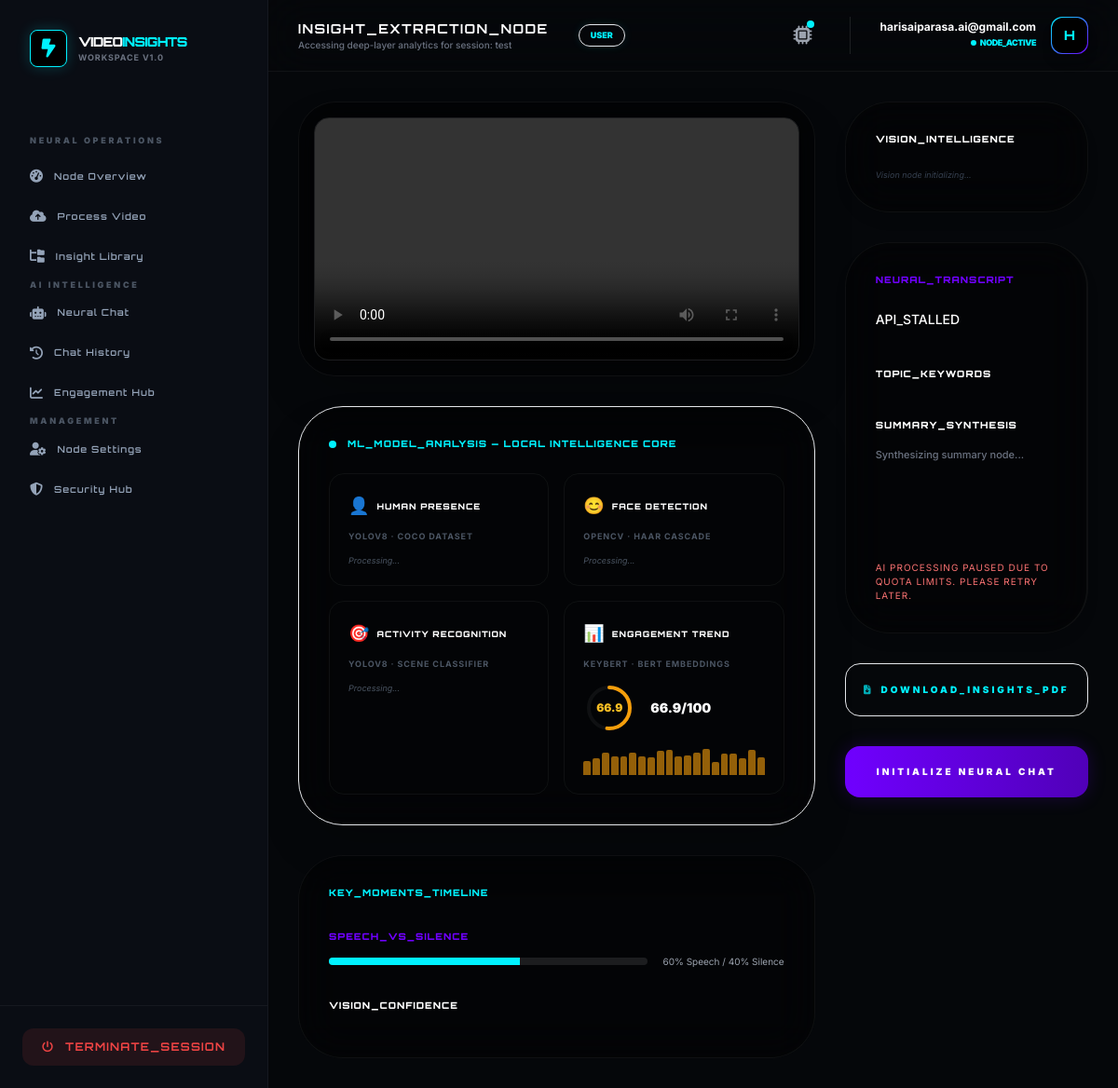
/analysis/insights/23/ (signed in), run on an earlier commit of the app's database.
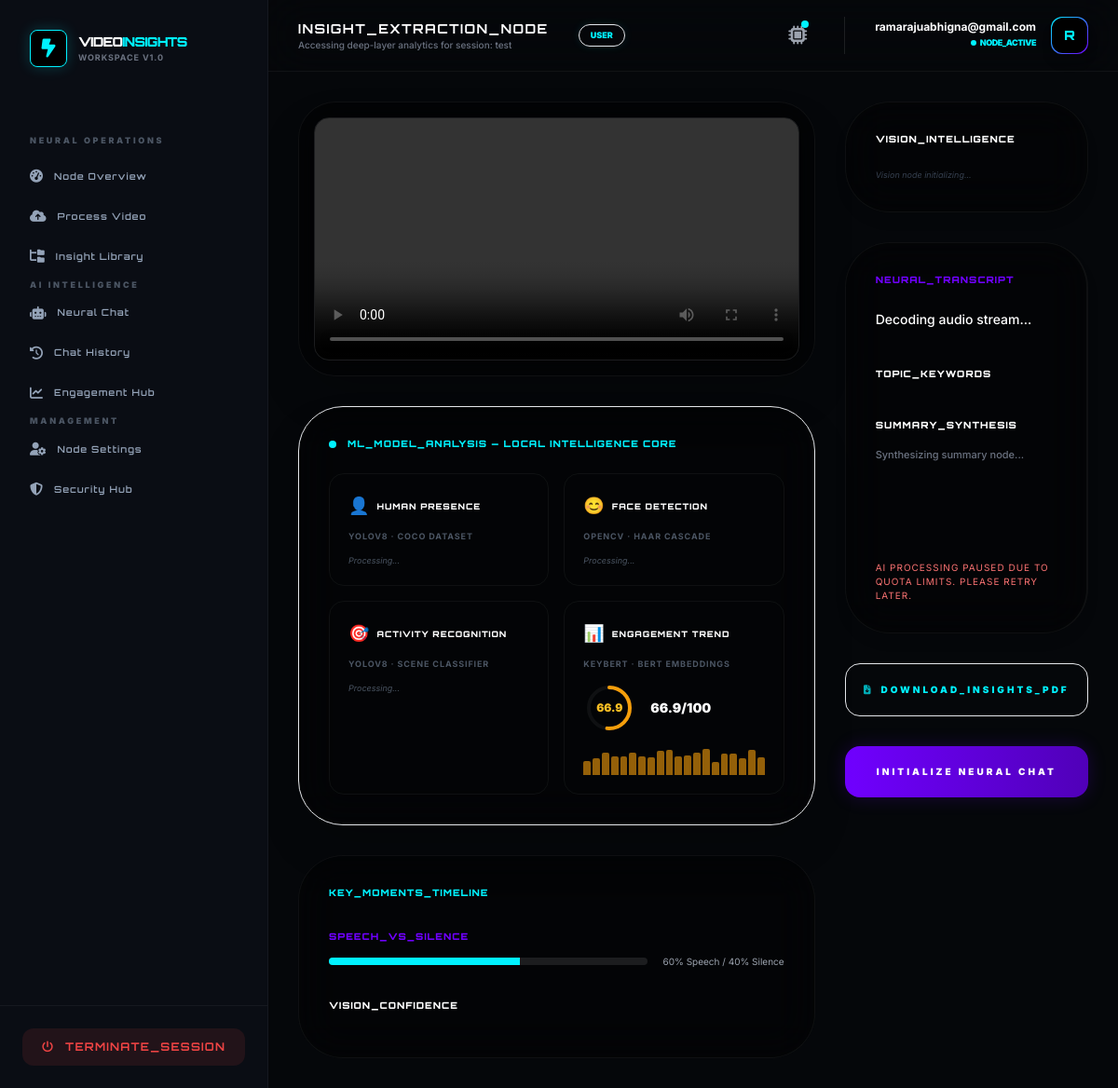
And on a later commit of the database.
### accounts/models.py (models this page shows, shortened)
class User(AbstractUser):
    username = None
    email = models.EmailField(unique=True)
    ROLE_CHOICES = (
        ('admin', 'Admin'),
        ('user', 'User'),
    )
    role = models.CharField(max_length=10, choices=ROLE_CHOICES, default='user')
    is_verified = models.BooleanField(default=False)
    login_count = models.PositiveIntegerField(default=0)
    USERNAME_FIELD = 'email'
    REQUIRED_FIELDS = []
    objects = CustomUserManager()

### videos/models.py (models this page shows)
class VideoAnalysis(models.Model):
    user = models.ForeignKey(settings.AUTH_USER_MODEL, on_delete=models.CASCADE)
    title = models.CharField(max_length=255)
    video_file = models.FileField(upload_to='videos/', null=True, blank=True)
    youtube_url = models.URLField(null=True, blank=True)
    transcript = models.TextField(null=True, blank=True)
    summary = models.TextField(null=True, blank=True)
    keywords = models.JSONField(default=list)
    engagement_data = models.JSONField(default=list, null=True, blank=True)
    objects_detected = models.JSONField(default=list)
    key_moments = models.JSONField(default=list, blank=True)
    activity_type = models.CharField(max_length=100, default="General Analysis")
    human_presence_data = models.JSONField(default=dict, null=True, blank=True)
    face_detection_data = models.JSONField(default=dict, null=True, blank=True)
    activity_ml_data = models.JSONField(default=dict, null=True, blank=True)
    ml_processed = models.BooleanField(default=False)
    created_at = models.DateTimeField(auto_now_add=True)
    ai_processed = models.BooleanField(default=False)
    ai_failed = models.BooleanField(default=False)

### analysis/views.py (the view, shortened to what this page needs)
# urls.py: path('insights/<int:pk>/', views.video_insight_detail, name='video_insight_detail'),
@login_required
def video_insight_detail(request, pk):
    video = get_object_or_404(VideoAnalysis, pk=pk)
    if not video.ai_processed and not video.ai_failed:
        try:
            if video.video_file:
                uploaded = client.files.upload(file=video.video_file.path)
                while uploaded.state == "PROCESSING":
                    time.sleep(2)
                    uploaded = client.files.get(name=uploaded.name)
                content_source = uploaded
            elif video.youtube_url:
                content_source = video.youtube_url
            else:
                raise ValueError("No valid video source")
            prompt = """
Analyze the ACTUAL visual and audio content of this video.

Return exactly ONE JSON object (no markdown, no extra text):
{
  "transcript": "Real spoken words (~100)",
  "summary": "Two sentence factual summary",
  "keywords": ["tag1","tag2","tag3","tag4","tag5"],
  "objects": ["object1","object2","object3"],
  "activity": "Primary activity seen",
  "key_moments": [
    {"time": "MM:SS", "label": "What actually happens at this moment"},
    {"time": "MM:SS", "label": "What actually happens at this moment"},
    {"time": "MM:SS", "label": "What actually happens at this moment"},
    {"time": "MM:SS", "label": "What actually happens at this moment"},
    {"time": "MM:SS", "label": "What actually happens at this moment"}
  ]
}

STRICT RULES for key_moments:
- Use REAL timestamps from the actual video content
- NEVER use 0:20, 0:40, 1:00 as placeholders
- Spread the 5 moments across the full video duration
- Describe what is ACTUALLY happening at each timestamp
"""
            response = client.models.generate_content(
                model=MODEL_ID,
                contents=[content_source, prompt]
            )
            raw = response.text.replace("```json", "").replace("```", "").strip()
            data = json.loads(raw)
            video.transcript       = data.get("transcript", "")
            video.summary          = data.get("summary", "")
            video.keywords         = data.get("keywords", [])
            video.objects_detected = data.get("objects", [])
            video.activity_type    = data.get("activity", "General")
            video.ai_processed     = True
            video.ai_failed        = False
            video.save()
        except Exception as e:
            print("PIPELINE_ERROR:", e)
            video.transcript   = ""
            video.ai_failed    = True
            video.ai_processed = True
            video.save()
    if not video.ml_processed and video.video_file:
        try:
            from videos.ml_analyzer import run_ml_analysis
            video_path = video.video_file.path
        except Exception as e:
            print("ML_ERROR:", e)
    safe_transcript = video.transcript or ""
    sentences   = [s.strip() for s in safe_transcript.split(".") if len(s.strip()) > 25]
    key_moments = []
    if not key_moments:
        for i, s in enumerate(sentences[:5]):
            key_moments.append({"time": f"00:{i*20:02d}", "label": s[:70] + "..."})
    word_count   = len(safe_transcript.split()) if safe_transcript else 0
    speech_ratio = min(90, max(60, int(word_count / 2))) if word_count else 60
    silence_ratio = 100 - speech_ratio
    vision_confidence = []
    for idx, obj in enumerate(video.objects_detected or []):
        vision_confidence.append({"label": obj, "confidence": max(55, 100 - idx * 7)})
    human_presence = video.human_presence_data or {}
    face_detection = video.face_detection_data or {}
    activity_ml    = video.activity_ml_data    or {}
    eng_data       = video.engagement_data
    if isinstance(eng_data, dict):
        engagement_wave = eng_data.get("avg_engagement", [])
        engagement_summary = eng_data.get("summary", "")
        engagement_score   = eng_data.get("overall_score", 0)
        engagement_trend   = eng_data.get("trend", "")
    elif isinstance(eng_data, list) and eng_data:
        engagement_wave    = eng_data
        engagement_summary = ""
        engagement_score   = round(sum(eng_data) / len(eng_data), 1)
        engagement_trend   = ""
    else:
        engagement_wave    = []
        engagement_summary = ""
        engagement_score   = 0
        engagement_trend   = ""
    video.embed_url = None
    if video.youtube_url:
        if "watch?v=" in video.youtube_url:
            video.embed_url = video.youtube_url.replace("watch?v=", "embed/")
        elif "youtu.be/" in video.youtube_url:
            video.embed_url = video.youtube_url.replace("youtu.be/", "youtube.com/embed/")
    return render(request, "analysis/insight_dashboard.html", {
        "video":              video,
        "key_moments":        key_moments,
        "speech_ratio":       speech_ratio,
        "silence_ratio":      silence_ratio,
        "vision_confidence":  vision_confidence,
        "human_presence":     human_presence,
        "face_detection":     face_detection,
        "activity_ml":        activity_ml,
        "engagement_wave":    engagement_wave,
        "engagement_summary": engagement_summary,
        "engagement_score":   engagement_score,
        "engagement_trend":   engagement_trend,
    })

### templates/analysis/insight_dashboard.html (shortened to what the changed rows need)
{% extends "base2.html" %}
{% block page_title %}INSIGHT_EXTRACTION_NODE{% endblock %}
{% block page_subtitle %}Accessing deep-layer analytics for session: {{ video.title }}{% endblock %}
{% block content %}
<div class="grid lg:grid-cols-3 gap-8 animate-fade-in">
    <div class="space-y-8">
        <div class="bg-black/40 border border-white/5 p-8 rounded-[3rem] backdrop-blur-xl h-[420px] flex flex-col shadow-lg border-r-2 border-r-[var(--accent-purple)]/20">
            <div class="flex-1 overflow-y-auto pr-2 custom-scrollbar">
                <h4 class="orbitron text-[10px] font-black text-[var(--accent-purple)] tracking-widest mb-6 uppercase">Neural_Transcript</h4>
                <p class="text-sm text-white leading-relaxed mb-10 font-medium">
    {{ video.transcript|default:"Decoding audio stream..." }}
</p>
                <h4 class="orbitron text-[10px] font-black text-white tracking-widest mb-4 uppercase">Topic_Keywords</h4>
                <h4 class="orbitron text-[10px] font-black text-white tracking-widest mb-4 uppercase">Summary_Synthesis</h4>
                <p class="text-[11px] text-gray-500 leading-relaxed font-medium">
                    {{ video.summary|default:"Synthesizing summary node..." }}
                </p>
            </div>
        </div>
    </div>
</div>
{% endblock %}

### templates/base2.html (shortened to what the changed rows need)
<!DOCTYPE html>
<html lang="en">
<head>
    <script src="https://cdn.tailwindcss.com"></script>
    <link rel="stylesheet" href="https://cdnjs.cloudflare.com/ajax/libs/font-awesome/6.4.2/css/all.min.css">
</head>
<body class="min-h-screen flex">
<aside class="w-72 bg-[var(--sidebar-bg)] border-r border-white/5 hidden lg:flex flex-col sticky top-0 h-screen z-50">
    <div class="p-8">
        <a href="/" class="flex items-center gap-3">
            <div>
                <h2 class="orbitron text-sm font-black text-white tracking-tighter">VIDEO<span class="text-[var(--accent-cyan)]">INSIGHTS</span></h2>
            </div>
        </a>
    </div>
</aside>
<div class="flex-1 flex flex-col min-w-0">
    <header class="bg-[var(--sidebar-bg)]/80 backdrop-blur-xl border-b border-white/5 sticky top-0 z-40 px-8 py-4 flex justify-between items-center">
        <div class="flex items-center gap-4">
             <div class="hidden sm:block">
                <h1 class="orbitron text-sm font-bold text-white tracking-widest uppercase">
                    {% block page_title %}Operational_Dashboard{% endblock page_title %}
                </h1>
                <p class="text-[10px] text-gray-500 font-medium">
                    {% block page_subtitle %}Synchronizing with Neural Pipeline...{% endblock page_subtitle %}
                </p>
             </div>
             <span class="bg-[var(--accent-cyan)]/10 text-[var(--accent-cyan)] text-[9px] uppercase font-black px-3 py-1 rounded-full ml-4 border border-[var(--accent-cyan)]/20 shadow-[0_0_10px_rgba(0,242,255,0.1)]">
                {{ user.role|default:"User" }}
             </span>
        </div>
        <div class="flex items-center gap-8">
            <div class="flex items-center gap-4 border-l border-white/10 pl-8">
                <div class="text-right hidden sm:block">
                    <p class="text-xs font-bold text-white leading-none mb-1">{{ user.email }}</p>
                    <p class="text-[9px] text-[var(--accent-cyan)] font-black uppercase flex items-center justify-end gap-1 tracking-tighter">
                        <span class="w-1.5 h-1.5 bg-[var(--accent-cyan)] rounded-full animate-ping"></span> NODE_ACTIVE
                    </p>
                </div>
                <div class="w-10 h-10 rounded-xl bg-gradient-to-br from-[var(--accent-cyan)] to-[var(--accent-purple)] p-[1px] shadow-lg">
                    <div class="w-full h-full bg-black rounded-xl flex items-center justify-center text-[var(--accent-cyan)] font-black orbitron text-sm">
                        {{ user.email|first|upper }}
                    </div>
                </div>
            </div>
        </div>
    </header>
    <main class="flex-1 p-8 overflow-y-auto">
        <div class="max-w-7xl mx-auto animate-fade-in">
            {% block content %}{% endblock content %}
        </div>
    </main>
</div>
</body>
</html>

What changed in the data, as far as the page shows it:
changed VideoAnalysis "test": transcript "API_STALLED" → "Decoding audio stream..."
changed User "USER": email "harisaiparasa.ai@gmail.com" → "ramarajuabhigna@gmail.com"; email|first "H" → "R"
